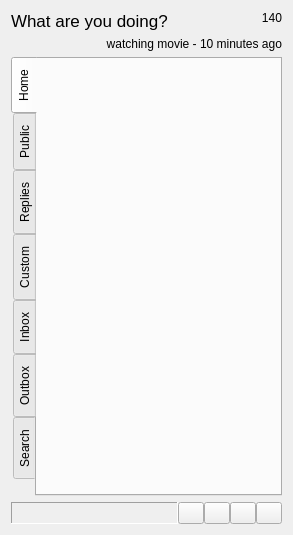
<ui version="4.0" >
 <class>MainWindow</class>
 <widget class="QDialog" name="MainWindow" >
  <property name="geometry" >
   <rect>
    <x>0</x>
    <y>0</y>
    <width>293</width>
    <height>535</height>
   </rect>
  </property>
  <property name="windowTitle" >
   <string>Qwit</string>
  </property>
  <property name="windowIcon" >
   <iconset resource="../qwit.qrc" >
    <normaloff>:/images/qwit.png</normaloff>:/images/qwit.png</iconset>
  </property>
  <layout class="QGridLayout" name="gridLayout_2" >
   <item row="0" column="0" >
    <layout class="QVBoxLayout" name="verticalLayout" >
     <item>
      <layout class="QHBoxLayout" name="horizontalLayout_2" >
       <item>
        <widget class="QLabel" name="greetingMessageLabel" >
         <property name="sizePolicy" >
          <sizepolicy vsizetype="Minimum" hsizetype="Minimum" >
           <horstretch>0</horstretch>
           <verstretch>0</verstretch>
          </sizepolicy>
         </property>
         <property name="font" >
          <font>
           <family>Arial</family>
           <pointsize>13</pointsize>
          </font>
         </property>
         <property name="text" >
          <string>What are you doing?</string>
         </property>
        </widget>
       </item>
       <item>
        <spacer name="horizontalSpacer_2" >
         <property name="orientation" >
          <enum>Qt::Horizontal</enum>
         </property>
         <property name="sizeHint" stdset="0" >
          <size>
           <width>40</width>
           <height>20</height>
          </size>
         </property>
        </spacer>
       </item>
       <item>
        <widget class="QLabel" name="leftCharactersNumberLabel" >
         <property name="sizePolicy" >
          <sizepolicy vsizetype="Minimum" hsizetype="Minimum" >
           <horstretch>0</horstretch>
           <verstretch>0</verstretch>
          </sizepolicy>
         </property>
         <property name="text" >
          <string>140</string>
         </property>
         <property name="alignment" >
          <set>Qt::AlignRight|Qt::AlignTop|Qt::AlignTrailing</set>
         </property>
        </widget>
       </item>
      </layout>
     </item>
     <item>
      <widget class="QLabel" name="lastStatusLabel" >
       <property name="sizePolicy" >
        <sizepolicy vsizetype="Preferred" hsizetype="Preferred" >
         <horstretch>0</horstretch>
         <verstretch>0</verstretch>
        </sizepolicy>
       </property>
       <property name="font" >
        <font>
         <family>Arial</family>
         <pointsize>9</pointsize>
        </font>
       </property>
       <property name="midLineWidth" >
        <number>3</number>
       </property>
       <property name="text" >
        <string>watching movie - 10 minutes ago</string>
       </property>
       <property name="textFormat" >
        <enum>Qt::PlainText</enum>
       </property>
       <property name="alignment" >
        <set>Qt::AlignRight|Qt::AlignTrailing|Qt::AlignVCenter</set>
       </property>
       <property name="wordWrap" >
        <bool>true</bool>
       </property>
      </widget>
     </item>
     <item>
      <widget class="QTabWidget" name="tabWidget_3" >
       <property name="toolTip" >
        <string/>
       </property>
       <property name="tabPosition" >
        <enum>QTabWidget::West</enum>
       </property>
       <property name="tabShape" >
        <enum>QTabWidget::Rounded</enum>
       </property>
       <property name="currentIndex" >
        <number>0</number>
       </property>
       <property name="elideMode" >
        <enum>Qt::ElideNone</enum>
       </property>
       <widget class="QWidget" name="homeTab_2" >
        <attribute name="title" >
         <string>Home</string>
        </attribute>
        <attribute name="toolTip" >
         <string>Your and your friends' timeline</string>
        </attribute>
       </widget>
       <widget class="QWidget" name="publicTab_2" >
        <attribute name="title" >
         <string>Public</string>
        </attribute>
        <attribute name="toolTip" >
         <string>Public timeline</string>
        </attribute>
       </widget>
       <widget class="QWidget" name="repliesTab_2" >
        <attribute name="title" >
         <string>Replies</string>
        </attribute>
        <attribute name="toolTip" >
         <string>Replies to you</string>
        </attribute>
       </widget>
       <widget class="QWidget" name="customTab_2" >
        <attribute name="title" >
         <string>Custom</string>
        </attribute>
        <attribute name="toolTip" >
         <string>Custom user timeline</string>
        </attribute>
        <layout class="QGridLayout" name="_8" >
         <item row="0" column="0" >
          <layout class="QVBoxLayout" name="_9" >
           <item>
            <layout class="QHBoxLayout" name="_10" >
             <item>
              <widget class="QLabel" name="label_4" >
               <property name="text" >
                <string>Username:</string>
               </property>
              </widget>
             </item>
             <item>
              <widget class="QLineEdit" name="customUsernameLineEdit_2" />
             </item>
            </layout>
           </item>
          </layout>
         </item>
        </layout>
       </widget>
       <widget class="QWidget" name="inboxTab_2" >
        <attribute name="title" >
         <string>Inbox</string>
        </attribute>
        <attribute name="toolTip" >
         <string>Direct messages inbox</string>
        </attribute>
       </widget>
       <widget class="QWidget" name="outboxTab_2" >
        <attribute name="title" >
         <string>Outbox</string>
        </attribute>
        <attribute name="toolTip" >
         <string>Direct messages outbox</string>
        </attribute>
       </widget>
       <widget class="QWidget" name="searchTab_2" >
        <attribute name="title" >
         <string>Search</string>
        </attribute>
        <attribute name="toolTip" >
         <string>Search for messages</string>
        </attribute>
        <layout class="QGridLayout" name="_11" >
         <item row="0" column="0" >
          <layout class="QVBoxLayout" name="_12" >
           <item>
            <layout class="QHBoxLayout" name="_13" >
             <item>
              <widget class="QLabel" name="label_5" >
               <property name="text" >
                <string>Search:</string>
               </property>
              </widget>
             </item>
             <item>
              <widget class="QLineEdit" name="searchLineEdit_2" />
             </item>
            </layout>
           </item>
          </layout>
         </item>
        </layout>
       </widget>
      </widget>
     </item>
     <item>
      <layout class="QHBoxLayout" >
       <property name="spacing" >
        <number>0</number>
       </property>
       <item>
        <widget class="QLabel" name="stateLabel" >
         <property name="sizePolicy" >
          <sizepolicy vsizetype="Preferred" hsizetype="Ignored" >
           <horstretch>0</horstretch>
           <verstretch>0</verstretch>
          </sizepolicy>
         </property>
         <property name="frameShape" >
          <enum>QFrame::Panel</enum>
         </property>
         <property name="frameShadow" >
          <enum>QFrame::Sunken</enum>
         </property>
         <property name="text" >
          <string/>
         </property>
         <property name="indent" >
          <number>-1</number>
         </property>
        </widget>
       </item>
       <item>
        <widget class="QPushButton" name="refreshPushButton" >
         <property name="sizePolicy" >
          <sizepolicy vsizetype="Fixed" hsizetype="Fixed" >
           <horstretch>0</horstretch>
           <verstretch>0</verstretch>
          </sizepolicy>
         </property>
         <property name="maximumSize" >
          <size>
           <width>26</width>
           <height>25</height>
          </size>
         </property>
         <property name="toolTip" >
          <string>Refresh</string>
         </property>
         <property name="text" >
          <string/>
         </property>
         <property name="icon" >
          <iconset resource="../qwit.qrc" >
           <normaloff>:/images/reload.png</normaloff>:/images/reload.png</iconset>
         </property>
         <property name="shortcut" >
          <string>Ctrl+R</string>
         </property>
         <property name="autoDefault" >
          <bool>false</bool>
         </property>
         <property name="flat" >
          <bool>false</bool>
         </property>
        </widget>
       </item>
       <item>
        <widget class="QPushButton" name="optionsPushButton" >
         <property name="sizePolicy" >
          <sizepolicy vsizetype="Fixed" hsizetype="Fixed" >
           <horstretch>0</horstretch>
           <verstretch>0</verstretch>
          </sizepolicy>
         </property>
         <property name="maximumSize" >
          <size>
           <width>26</width>
           <height>25</height>
          </size>
         </property>
         <property name="toolTip" >
          <string>Options</string>
         </property>
         <property name="text" >
          <string/>
         </property>
         <property name="icon" >
          <iconset resource="../qwit.qrc" >
           <normaloff>:/images/options.png</normaloff>:/images/options.png</iconset>
         </property>
         <property name="autoDefault" >
          <bool>false</bool>
         </property>
        </widget>
       </item>
       <item>
        <widget class="QPushButton" name="logsPushButton" >
         <property name="sizePolicy" >
          <sizepolicy vsizetype="Fixed" hsizetype="Fixed" >
           <horstretch>0</horstretch>
           <verstretch>0</verstretch>
          </sizepolicy>
         </property>
         <property name="maximumSize" >
          <size>
           <width>26</width>
           <height>25</height>
          </size>
         </property>
         <property name="text" >
          <string/>
         </property>
         <property name="icon" >
          <iconset resource="../qwit.qrc" >
           <normaloff>:/images/logs.png</normaloff>:/images/logs.png</iconset>
         </property>
         <property name="autoDefault" >
          <bool>false</bool>
         </property>
        </widget>
       </item>
       <item>
        <widget class="QPushButton" name="exitPushButton" >
         <property name="enabled" >
          <bool>true</bool>
         </property>
         <property name="sizePolicy" >
          <sizepolicy vsizetype="Fixed" hsizetype="Fixed" >
           <horstretch>0</horstretch>
           <verstretch>0</verstretch>
          </sizepolicy>
         </property>
         <property name="minimumSize" >
          <size>
           <width>0</width>
           <height>0</height>
          </size>
         </property>
         <property name="maximumSize" >
          <size>
           <width>26</width>
           <height>25</height>
          </size>
         </property>
         <property name="toolTip" >
          <string>Quit</string>
         </property>
         <property name="text" >
          <string/>
         </property>
         <property name="icon" >
          <iconset resource="../qwit.qrc" >
           <normaloff>:/images/exit.png</normaloff>:/images/exit.png</iconset>
         </property>
         <property name="autoDefault" >
          <bool>false</bool>
         </property>
         <property name="flat" >
          <bool>false</bool>
         </property>
        </widget>
       </item>
      </layout>
     </item>
    </layout>
   </item>
  </layout>
 </widget>
 <resources>
  <include location="../qwit.qrc" />
  <include location="../qwit.qrc" />
 </resources>
 <connections/>
</ui>
